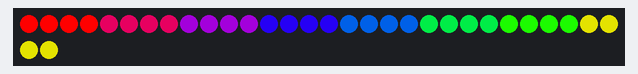
The sketch below on a simulated Arduino Uno, built with avr-gcc and run on an emulated ATmega328P. On the bench: 32 RGB LEDs in strip order, left to right, continuing on the next row. What the sketch prints to the serial monitor is not drawn.

Above: at 2.1 s.
At 4.92 s:
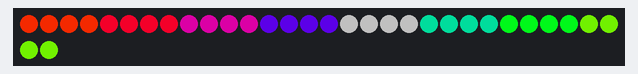
At 10.92 s:
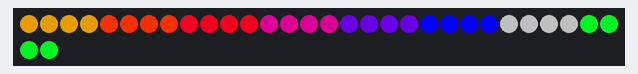
At 20.91 s:
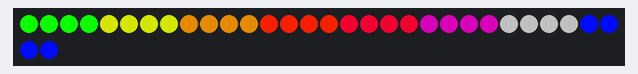
At 30.1 s:
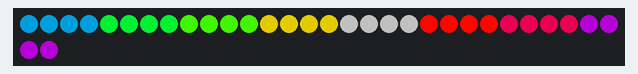
At 39.52 s:
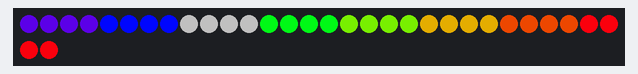

The sketch:

fill_blocks_of_pixels.ino
```cpp
//***************************************************************
// Duplicate pixel data from a virtual small array to blocks of
// pixels in a larger physical array. In other word, each block
// of pixels in the larger physical array gets it's color from
// one of the corresponding pixels in the small virtual array.
//
// Keep the smaller virtual array named "leds" for ease of
// reusing existing chunks of code for generating patterns.
//
// Name the array for the physical display "show", and update
// FastLED.addLeds line in setup to reflect this.
//
// Generate patterns into leds as usual. Copy pixel data from
// leds to show, then call show() to update the physical display.
//
//
// Marc Miller,  Jan 2023
//***************************************************************

#include "FastLED.h"
#define DATA_PIN    11
#define CLOCK_PIN   13
#define LED_TYPE    LPD8806
#define COLOR_ORDER GRB
#define BRIGHTNESS  255

#define SHOW_LEDS   32  // the total number of physcial pixles that actually get displayed
CRGB show[SHOW_LEDS];   // the array that gets displayed

#define PPBLOCK     4   // the number of Pixels Per Block
#define NUM_LEDS    (SHOW_LEDS/PPBLOCK)   // the number of blocks, which will be the size of the virtual array
CRGB leds[NUM_LEDS];   // the array where patterns are generated


uint8_t hue;


//---------------------------------------------------------------
void setup() {
  Serial.begin(115200);  // Allows serial monitor output
  delay(2000); // startup delay

  // Use the CRGB array show[SHOW_LEDS] here, as that is what actually physically exists and is displayed.
  FastLED.addLeds<LED_TYPE,DATA_PIN,CLOCK_PIN,COLOR_ORDER>(show, SHOW_LEDS).setCorrection(TypicalLEDStrip);

  FastLED.setBrightness(BRIGHTNESS);
  FastLED.clear();
  FastLED.show();

  Serial.print("Total physical pixels: ");
  Serial.println(SHOW_LEDS);

  Serial.print("Pixels Per Block: ");
  Serial.println(PPBLOCK);

  Serial.print("NUM_LEDS in virtual array (ie. the number of blocks): ");
  Serial.println(NUM_LEDS);

  Serial.println("\nSetup done. \n");
}


//---------------------------------------------------------------
void loop() {

  EVERY_N_MILLISECONDS(200) {
    hue++;
  }

  fill_gradient(leds, NUM_LEDS, CHSV(hue,255,255), CHSV(hue+64,255,255),LONGEST_HUES);
  uint8_t blockPos = beatsin8(6,0,NUM_LEDS+1);
  //Serial.println(blockPos);
  if (blockPos > 0 && blockPos < NUM_LEDS+1) {
    uint8_t val = leds[blockPos-1].getAverageLight();
    leds[blockPos-1] = CRGB(val,val,val);
  }


  COPY_LEDS2SHOW();  // copy data from leds array to show array
  FastLED.show();    // update the display on the physical pixels

}//end main loop


//---------------------------------------------------------------
void COPY_LEDS2SHOW() {
  // copy pixel data from leds to show array
  for (uint8_t i = 0; i < NUM_LEDS; i++) {
    fill_solid(&show[(i*PPBLOCK)], PPBLOCK, leds[i]);  //fill start position, number of pixels to fill, fill color
  }
}
```
